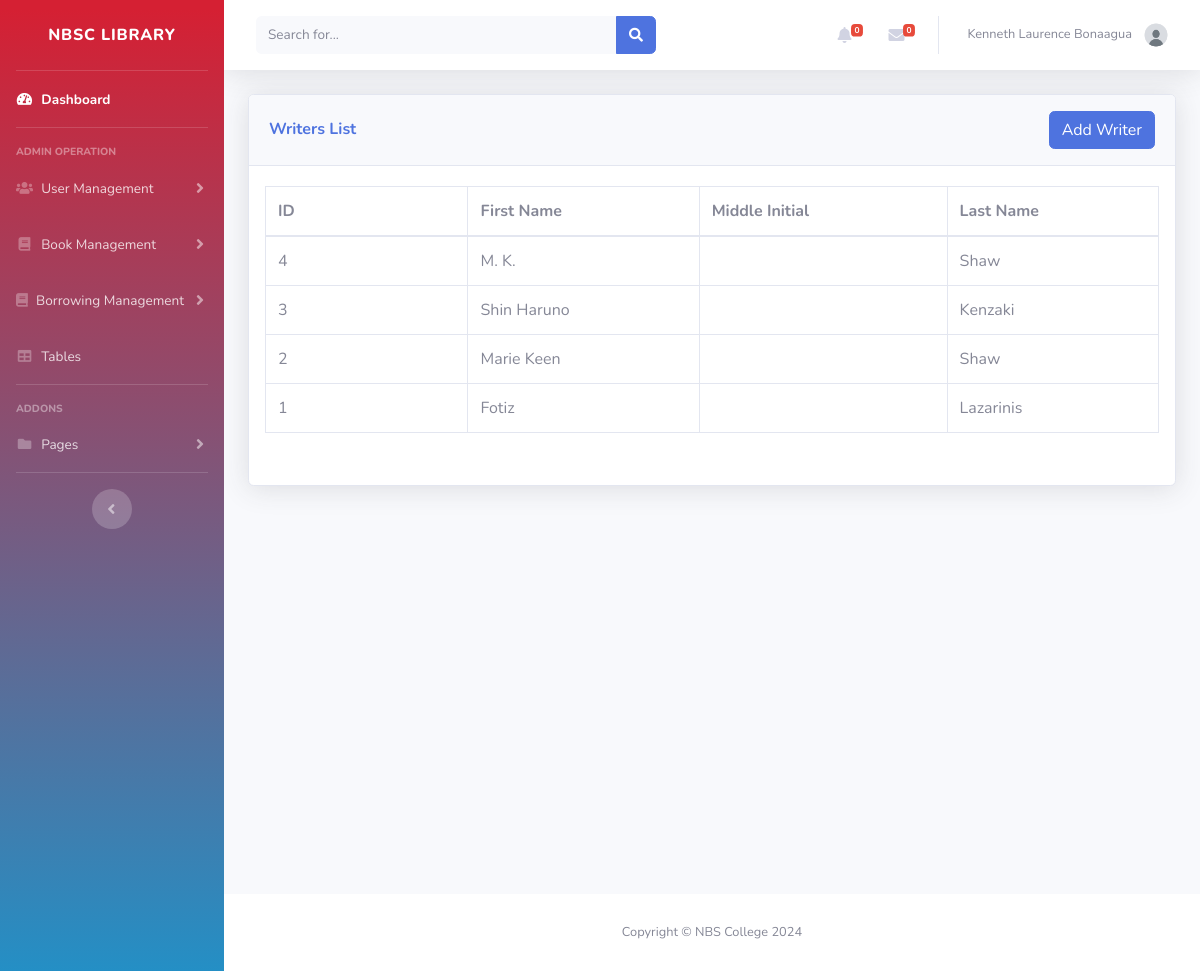
Page /Admin/writers_list.php (signed in) on the earlier database version.
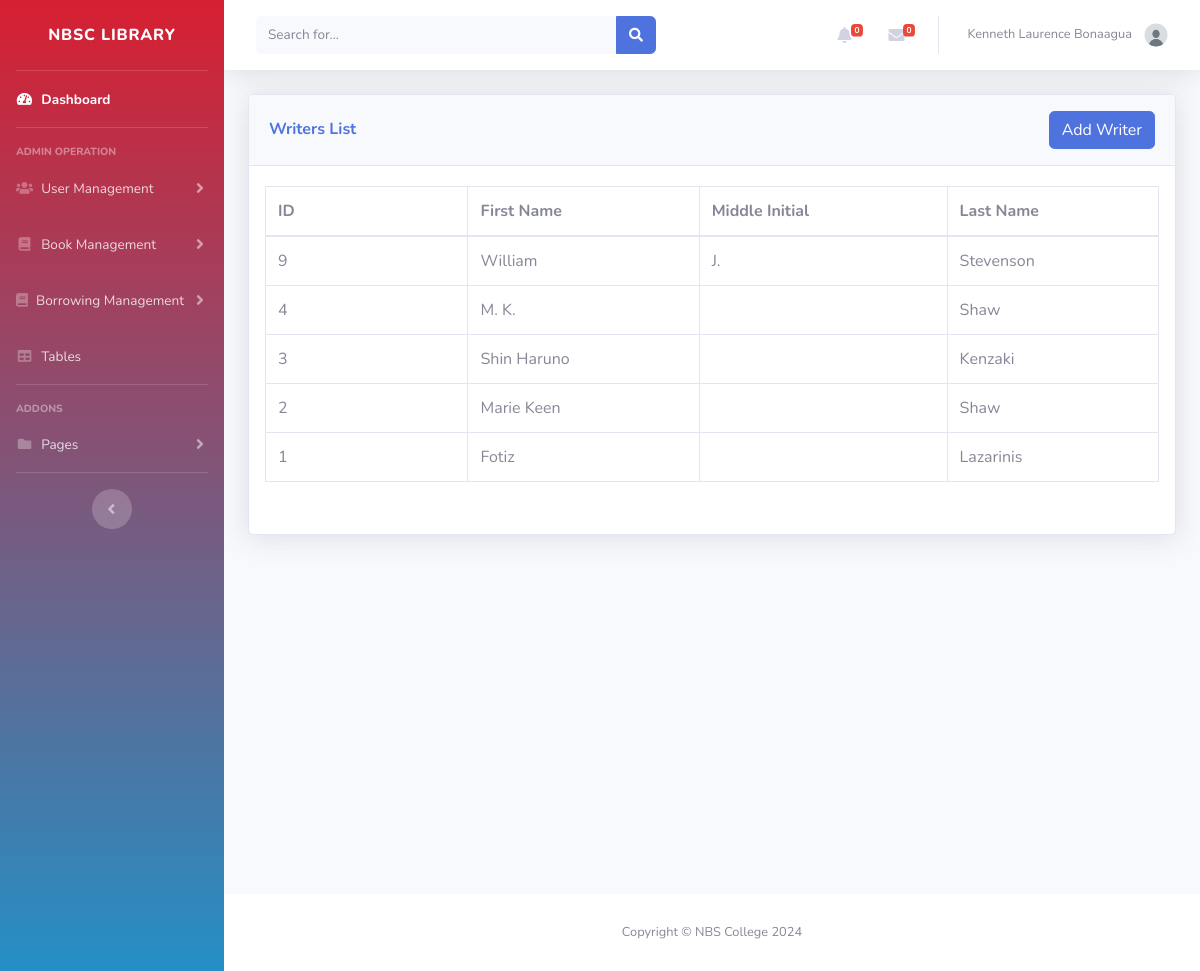
Same page on the later database version.
### tables this page shows
CREATE TABLE `writers` (
  `id` int(11) NOT NULL,
  `firstname` varchar(100) DEFAULT NULL,
  `middle_init` varchar(100) DEFAULT NULL,
  `lastname` varchar(100) DEFAULT NULL
);

### Admin/writers_list.php (the view, shortened to what this page needs)
<?php
include '../admin/inc/header.php';
include '../db.php';
$selectedWriterIds = isset($_SESSION['selectedWriterIds']) ? $_SESSION['selectedWriterIds'] : [];
$sql = "SELECT id, firstname, middle_init, lastname FROM writers";
$sql .= " ORDER BY CASE WHEN id IN (" .
        (!empty($selectedWriterIds) ? implode(',', array_map('intval', $selectedWriterIds)) : "0") .
        ") THEN 0 ELSE 1 END, id DESC";
$result = $conn->query($sql);
?>
<div id="content" class="d-flex flex-column min-vh-100">
    <div class="container-fluid">
        <div class="card shadow mb-4">
            <div class="card-header py-3 d-flex flex-wrap align-items-center justify-content-between">
                <h6 class="m-0 font-weight-bold text-primary">Writers List</h6>
                <button class="btn btn-primary" data-toggle="modal" data-target="#addWriterModal">Add Writer</button>
            </div>
            <div class="card-body px-0">
                <div class="table-responsive px-3">
                    <table class="table table-bordered" id="dataTable" width="100%" cellspacing="0">
                        <thead>
                            <tr>
                                <th>ID</th>
                                <th>First Name</th>
                                <th>Middle Initial</th>
                                <th>Last Name</th>
                            </tr>
                        </thead>
                        <tbody>
                            <?php
                            if ($result->num_rows > 0) {
                                while ($row = $result->fetch_assoc()) {
                                    echo "<tr>
                                            <td>{$row['id']}</td>
                                            <td>{$row['firstname']}</td>
                                            <td>{$row['middle_init']}</td>
                                            <td>{$row['lastname']}</td>
                                          </tr>";
                                }
                            }
                            ?>
                        </tbody>
                    </table>
                </div>
            </div>
        </div>
    </div>
</div>
<?php include '../Admin/inc/footer.php' ?>

Differences in the rows shown:
added writers: id "9", firstname "William", middle_init "J.", lastname "Stevenson"
